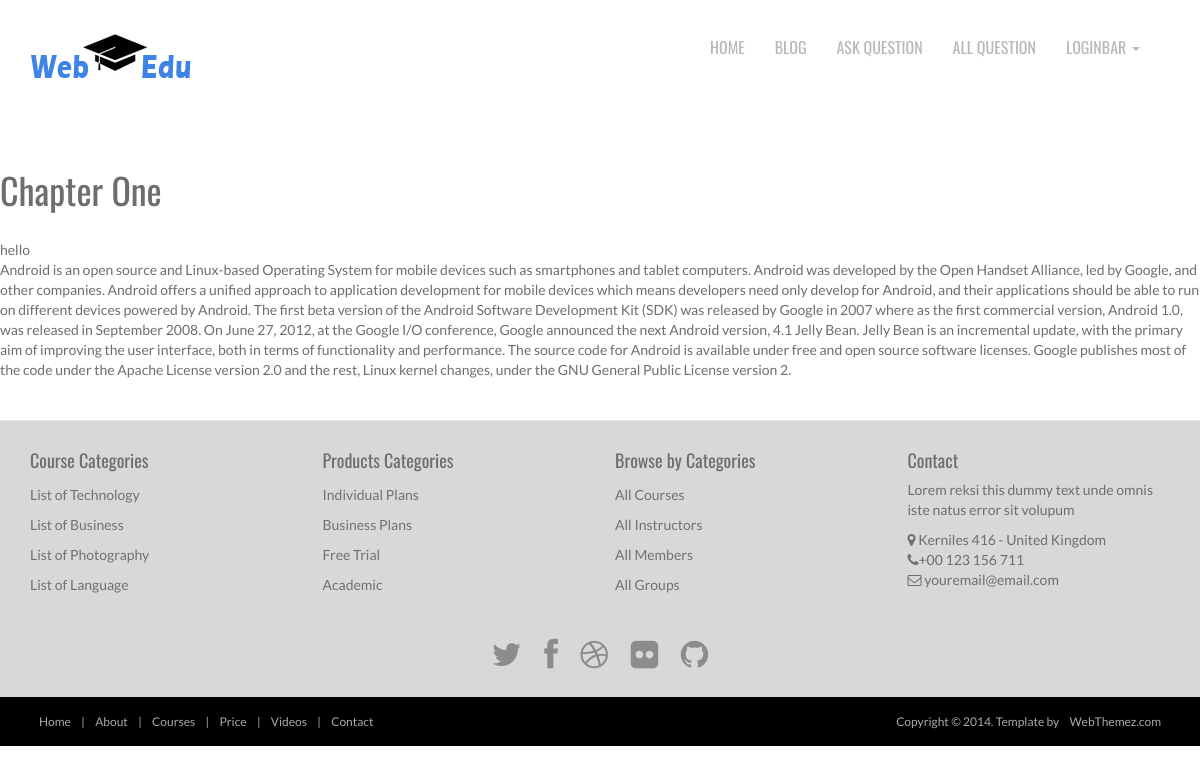
/posts/1, run on the app's committed database.
### website/models.py (models this page shows)
class Blog(db.Model):
    id = db.Column(db.Integer, primary_key=True)
    chapter = db.Column(db.String(20))
    section = db.Column(db.String(20))
    subject = db.Column(db.String(50))
    content = db.Column(db.Text)
    teacher = db.Column(db.String(34))

### website/views.py (the view)
@views.route('/posts/<int:id>')
def posts(id):
    blog = Blog.query.filter_by(id=id).one()
    return render_template('posts.html',blog=blog)

### website/templates/posts.html (shortened to what this page needs)
{% extends 'base.html'%}
{% block body%}
<br><br>
 <h1>{{blog.chapter}}</h1>
<br>
    hello
<br>
{{blog.content |safe}}
{% endblock %}

### website/static/css/style.css (style rules this page uses)
body { font-family: 'Lato', sans-serif; font-weight: normal; color: #6E6E6E; }
h1, h2, h3, h4, h5, h6 { font-weight: normal; font-family: 'Oswald', sans-serif; }
h1, .h1, h2, .h2, h3, .h3 { margin-top: 30px; }

### data on the page
Blog: chapter "Chapter One", content "Android is an open source and Linux-based Operating System for mobile devices such as smartphones and tablet computers. Android was developed by the Open Handset Alliance, led by Google, and other companies. Android offers a unified approach to application development for mobile devices which means developers need only develop for Android, and their applications should be able to run on different devices powered by Android. The first beta version of the Android Software Development Kit (SDK) was released by Google in 2007 where as the first commercial version, Android 1.0, was released in September 2008. On June 27, 2012, at the Google I/O conference, Google announced the next Android…"
